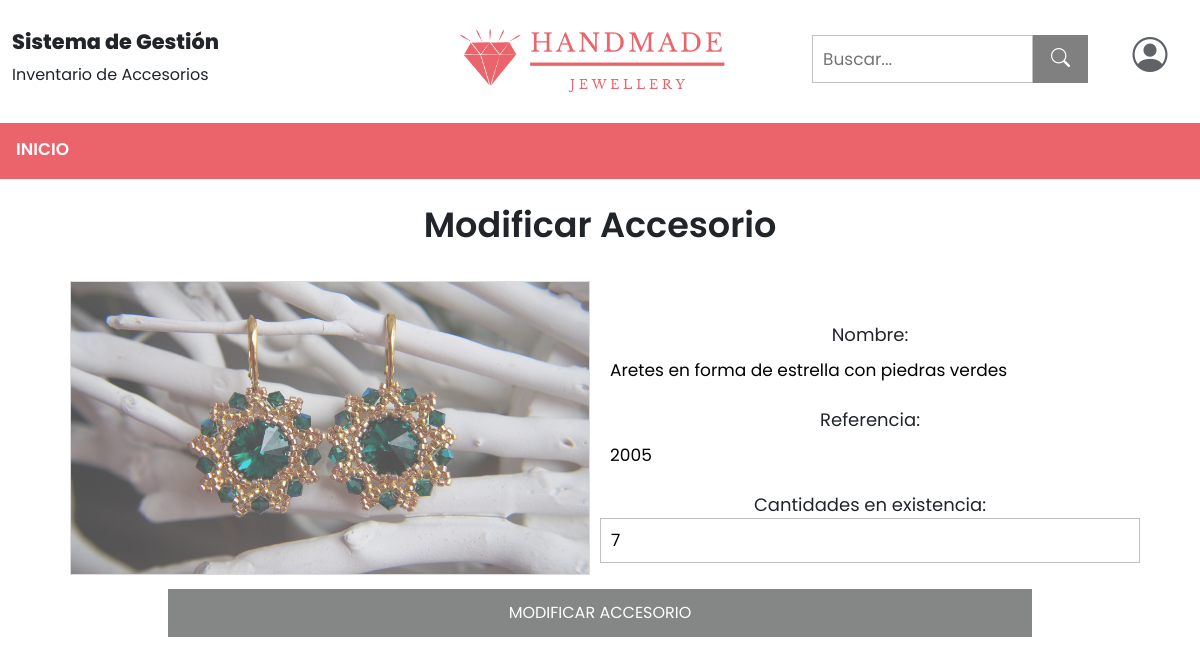
Page /usuario/ver_producto/36 (signed in) on the committed database.
### tables this page shows
CREATE TABLE accesorio (id INTEGER PRIMARY KEY AUTOINCREMENT, referencia VARCHAR NOT NULL, nombre VARCHAR NOT NULL, cantidad INTEGER NOT NULL, imagen VARCHAR NOT NULL, estado VARCHAR, tipo_accesorio VARCHAR NOT NULL);

### app.py (the view)
@app.route('/usuario/ver_producto/<id>', methods=('GET', 'POST'))
def ver_producto(id):
    try:
        if session['rol'] == 0:
            db = get_db()
            inventario = db.execute('SELECT * FROM accesorio WHERE id = ? AND estado = ?', (id, "Activo")).fetchone()
            if inventario is None:
                flash("Este Producto ha sido Eliminado")
                return redirect(url_for("inicio_usuario"))
            else:
                return render_template("ver_producto.html", inventario=inventario)
        elif session['rol'] == 1:
            return redirect(url_for("inicio_administrador"))
    except:
        return redirect(url_for("logout"))

### db.py (called while the page is built)
def get_db():
    try:
        if 'db' not in g:
            g.db = sqlite3.connect('Handmade.db')
        return g.db
    except Error:
        print(Error)

### templates/ver_producto.html (shortened to what this page needs)
<!doctype html>
<html>
    <head>
        <link href="https://cdn.jsdelivr.net/npm/bootstrap@5.0.0-beta1/dist/css/bootstrap.min.css" rel="stylesheet">
        <link rel="stylesheet" href="{{ url_for('static', filename='css/styles.css') }}">
    </head>
    <body>
        <header>
            <div class="container-fluid">
                <div class="row">
                    <div id="col1" class="col-lg-4 d-none d-lg-block">
                        <h1>Sistema de Gestión</h1>
                        <p>Inventario de Accesorios</p>
                    </div>
                    <div id="col2" class="col-lg-4 col-md-6 col-sm-6 col-10 text-center">
                        <a href="#">
                            <img id="logo" src="{{ url_for('static', filename='img/HANDMADE.png') }}">
                        </a>
                    </div>
                    <div id="col3" class="col-lg-3 col-md-4 col-sm-4 col-8 d-none d-sm-block">
                        <form class="buscar" method="post" action="{{ url_for('buscar_user')}}">
                            <input type="text" placeholder="Buscar..." name="search">
                            <button type="submit"><i class="bi bi-search"></i></button>
                        </form>
                    </div>
                    <div id="col4" class="col-lg-1 col-md-2 col-sm-2 col-2 text-center">
                        <label for="show" class="show-btn"><i class="bi bi-person-circle" style="cursor: pointer;"></i></label>
                    </div>
                </div>
            </div>
            <nav class="navbar navbar-expand-sm navbar-dark" style="z-index: 100;">
                <div class="collapse navbar-collapse" id="navbarSupportedContent">
                    <ul class="navbar-nav me-auto mb-2 mb-lg-0">
                        <li class="nav-item text-center">
                            <a href="{{ url_for('inicio_usuario') }}">INICIO</a>
                        </li>
                    </ul>
                </div>
            </nav>
        </header>
        <div id="encabezado">Modificar Accesorio</div>
        <div class="d-none d-sm-block">
            <form method="post" action="{{ url_for('editarProductoUsuario')}}">
                <table style="width: 90%; margin: auto;">
                    <tbody class="text-center">
                        <tr>
                            <td style="text-align: center;">
                                <div class="categorias">
                                    <a target="_blank" href="{{ url_for('static', filename='img/aretes.jpg') }}">
                                        <img src="{{ url_for('static', filename='img/imgProductos/'+inventario[4]+'') }}" alt="aretes">
                                    </a>
                                </div>
                            </td>
                            <td style="width: 50%;">
                                <div class="data1">
                                    <label>Nombre:</label>
                                    <input type="text" name="nombre" id="nombre" value="{{ inventario[2] }}" readonly style="border: none">
                                </div>
                                <div class="data1">
                                    <label>Referencia:</label>
                                    <input type="text" name="referencia" id="referencia" value="{{ inventario[1] }}" readonly style="border: none">
                                </div>
                                <div class="data1">
                                    <label>Cantidades en existencia:</label>
                                    <input type="number" name="cantidad" id="cantidad" value="{{ inventario[3] }}" required>
                                </div>
                            </td>
                        </tr>
                        <tr>
                            <td colspan="2" style="text-align: center;">
                                <input type="submit" value="MODIFICAR ACCESORIO" class="button-admin" style="width: 80%;">
                            </td>
                        </tr>
                    </tbody>
                </table>
            </form>
            <br>
        </div>
    </body>
</html>

### static/css/styles.css (style rules this page uses)
* { margin: 0; padding: 0; box-sizing: border-box; font-family: Poppins; }
#col4 label i { font-size: 35px; color: rgb(95, 99, 104); }
#col1, #col4 { padding-top: 30px; padding-bottom: 20px; }
#col3 { padding-top: 35px; padding-bottom: 15px; }
@media (min-width: 992px) { #col1 h1 { font-size: 130%; font-weight: 800; } }
@media (min-width: 992px) { #col2 a img { margin-top: -30px; width: 300px; margin-top: -90px; margin-bottom: -90px; } }
form.buscar input[type=text] { width: 80%; height: 48px; border: 1px solid silver; border-radius: 0px; font-size: 17px; padding: 10px; float: left; }
form.buscar button { width: 20%; height: 48px; background: gray; color: white; font-size: 19px; border: none; border-left: none; cursor: pointer; border-radius: 0px; }
.navbar { background-color: #eb636b; padding: 0; height: 56px; }
.nav-item a, .dropbtn { height: 56px; }
ul { list-style-type: none; margin: 0; padding: 0; background-color: #eb636b; }
li { float: left; }
li a, .dropbtn { display: block; color: white; text-align: center; padding: 14px 16px; text-decoration: none; font-weight: 600; font-size: 17px; }
div.categorias { margin: 10px; padding: 0; border: 1px solid #ccc; opacity: 0.7;; }
div.categorias img { width: 100%; height: auto; }
#encabezado { font-size: 35px; font-weight: 600; text-align: center; margin-top: 20px; margin-bottom: 20px; }
form .data1 { height: 45px; width: 100%; margin: 40px 0; }
form .data1 label { font-size: 18px; }
form .data1 input { height: 100%; width: 100%; padding-left: 10px; font-size: 17px; border: 1px solid silver; border-radius: 0; }
.button-admin { background-color: rgb(103, 104, 104); border: none; color: white; padding: 12px 30px; text-align: center; text-decoration: none; display: inline-block; font-size: 16px; margin: 4px 2px; cursor: pointer; border-radius: 0px; opacity: 0.8; }

### rows in the picture
accesorio: imagen (picture), nombre "Aretes en forma de estrella con piedras verdes", referencia "2005", cantidad "7"
